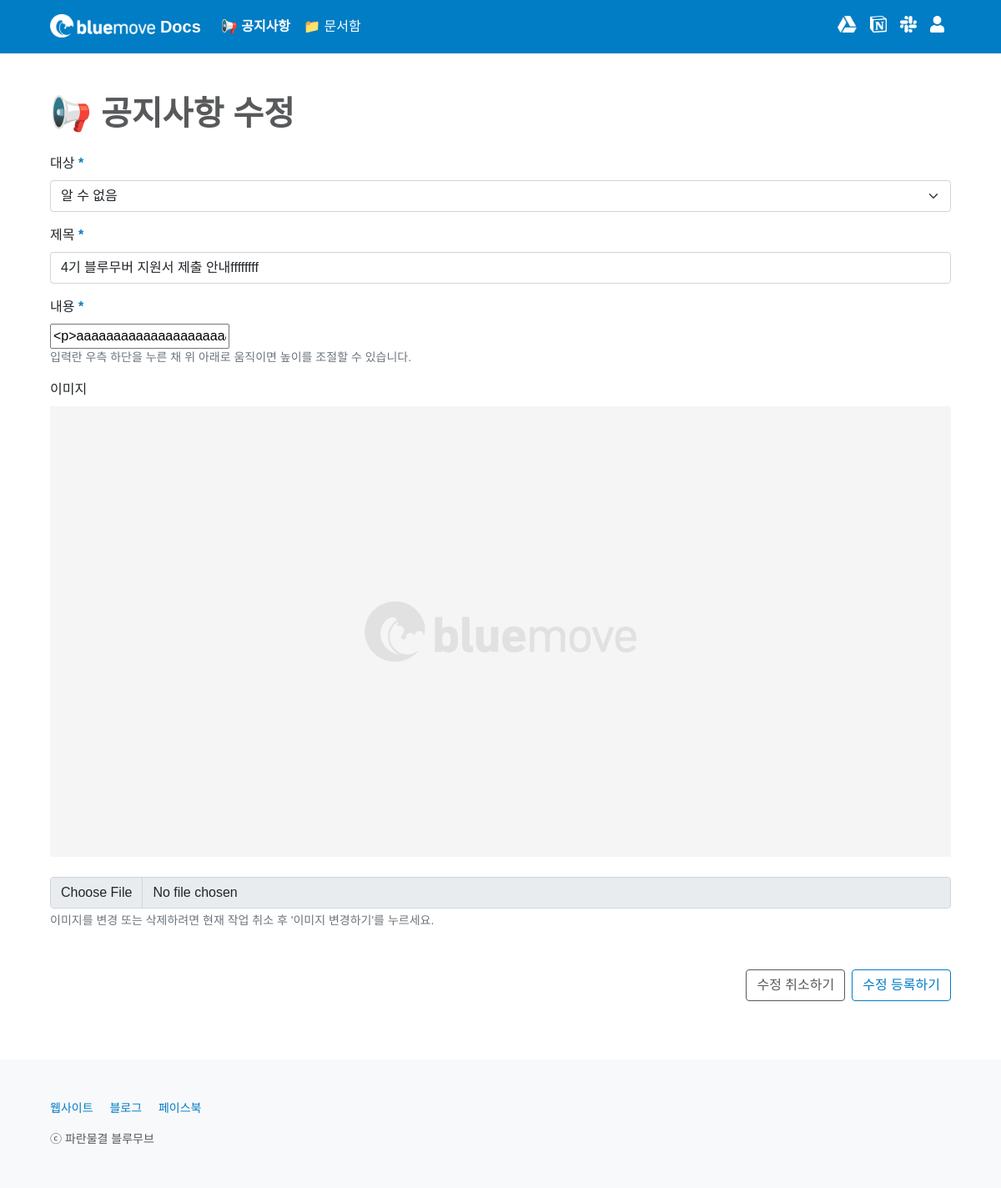
The app's page /notice/29/update/ (signed in), older data.
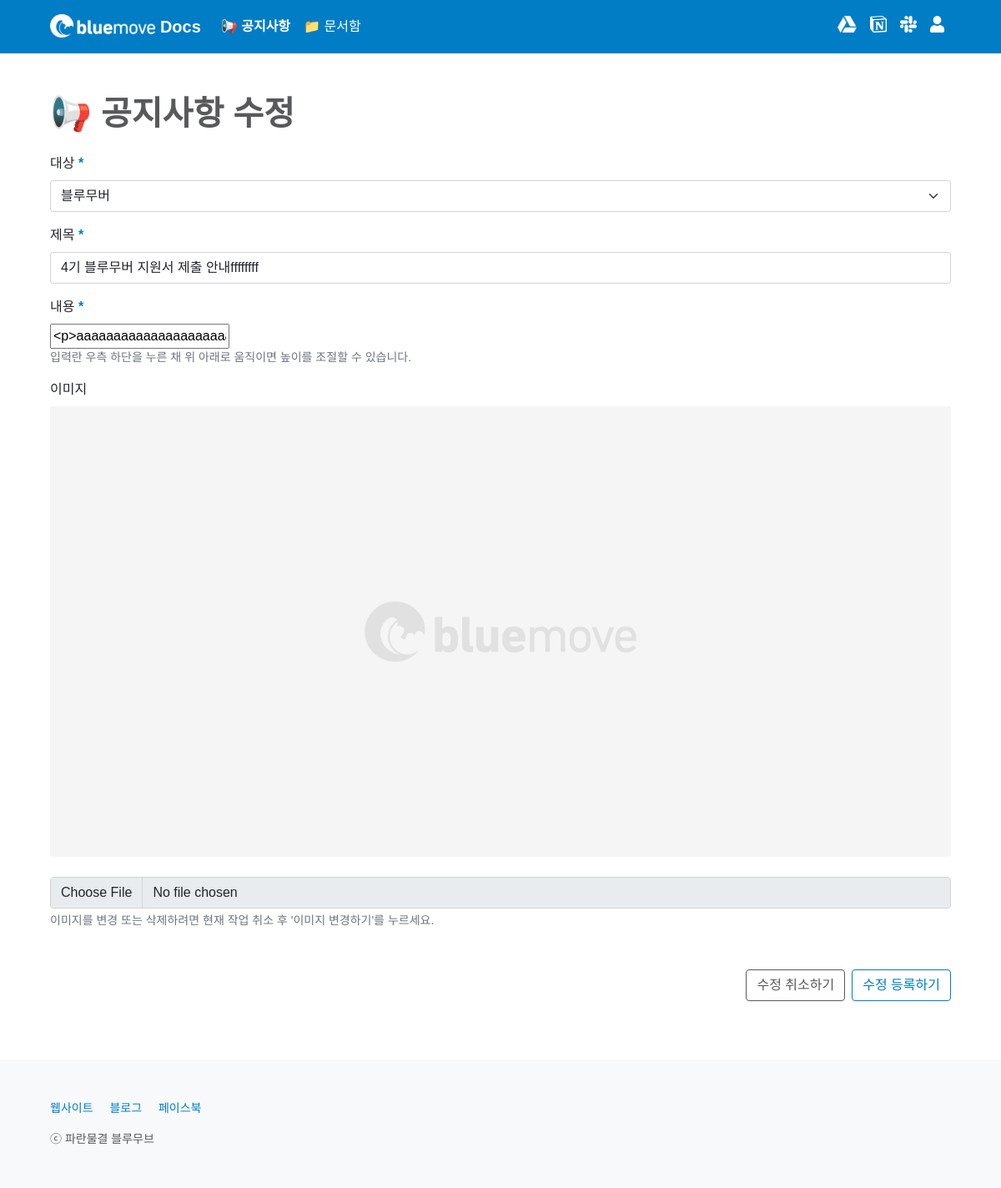
The same page, newer data.
### notice/models.py (models this page shows, shortened)
class Notice(models.Model):
    CATEGORY_CHOICES = {
        ('bluemover', '블루무버'),
        ('guest', '게스트'),
    }
    title = models.CharField(max_length = 50)
    writer = models.ForeignKey(User, on_delete=models.CASCADE)
    category = models.CharField(max_length = 50, choices = CATEGORY_CHOICES)
    content = RichTextField()
    image = models.ImageField(upload_to='images/', null=True, blank=True)
    created_at = models.DateField(auto_now_add = True)
    updated_at = models.DateField(auto_now = True)
    favorite_user_set = models.ManyToManyField(User, blank=True, related_name="favorite_user_set", through="Favorite")

### notice/views.py (the view, shortened to what this page needs)
# urls.py: path('<int:id>/update/', update, name='update'),
@permission_required('auth.add_permission', raise_exception=True)
def update(request, id):
    notice = get_object_or_404(Notice, pk=id)
    form = NoticeContentForm(instance=notice)
    return render(request, 'notice/update.html', {'notice': notice, 'form': form})

### notice/forms.py (shortened to what this page needs)
class NoticeContentForm(forms.ModelForm):
    content = forms.CharField(widget = CKEditorWidget(), label='', required=True)
    class Meta:
        model = Notice
        fields = [
            'content'
        ]

### notice/templates/notice/update.html (shortened to what this page needs)
{% extends 'base.html' %}
{% block content %}
{% include 'shared/_navbar4notice.html' %}
<main class="px-2 px-md-5">
    <div class="container-md mt-5 table-responsive">
        <h1 class="mb-4" style="font-weight: 600; color: #58595B;">📢 공지사항 수정</h1>
        <form action="{% url 'notice:update' notice.id %}" method="POST" enctype="multipart/form-data" class="needs-validation" novalidate>
            <div class="form-group mb-3">
                <label for="category" class="form-label">대상<span style="color: #007DC5; font-weight: 600;"> *</span></label>
                <select class="form-select" name="category" id="category" placeholder="대상을 선택하세요." required>
                    <option value="{{ notice.category }}" selected hidden>
                        {% if notice.category == 'bluemover' %}
                            블루무버
                        {% elif notice.category == 'guest' %}
                            게스트
                        {% else %}
                            알 수 없음
                        {% endif %}
                    </option>
                </select>
            </div>
            <div class="form-group mb-3">
                <label for="title" class="form-label">제목<span style="color: #007DC5; font-weight: 600;"> *</span></label>
                <input type="text" class="form-control" name="title" id="title" placeholder="제목을 입력하세요." value="{{ notice.title }}" required>
            </div>
            <div class="form-group mb-3">
                <label for="content" class="form-label">내용<span style="color: #007DC5; font-weight: 600;"> *</span></label>
                <div id="editor">
                {{ form.as_table }}
                </div>
                <div id="contentHelp" class="form-text m-0">입력란 우측 하단을 누른 채 위 아래로 움직이면 높이를 조절할 수 있습니다.</div>
            </div>
            <div class="form-group mb-5">
                <label for="image" class="form-label">이미지</label>
                {% if notice.image %}
                <div class="mb-4 d-flex justify-content-center">
                    <img src="{{ notice.image.url }}" class="img-fluid text-center" alt="이미지를 불러올 수 없습니다.">
                </div>
                {% endif %}
                <input type="file" class="form-control" name="image" id="image" aria-describedby="imageHelp" accept="image/*" disabled>
                <div id="imageHelp" class="form-text">
                    {% if notice.image %}
                    이미지를 변경 또는 삭제하려면 현재 작업 취소 후 '이미지 변경하기'를 누르세요.
                    {% else %}
                    이미지를 추가하려면 현재 작업 취소 후 '이미지 추가하기'를 누르세요.
                    {% endif %}
                </div>
            </div>
            <div class="d-grid gap-2 d-sm-flex justify-content-sm-end">
                <a type="button" class="btn btn-outline-secondary" data-bs-toggle="modal" data-bs-target="#cancelModal">수정 취소하기</a>
                <input type="submit" value="수정 등록하기" class="btn btn-outline-primary">
            </div>
        </form>
    </div>
</main>
{% endblock %}

Row changes from the older to the newer data that the page shows:
changed Notice "4기 블루무버 지원서 제출 안내ffffffff": category "알 수 없음" → "블루무버"
